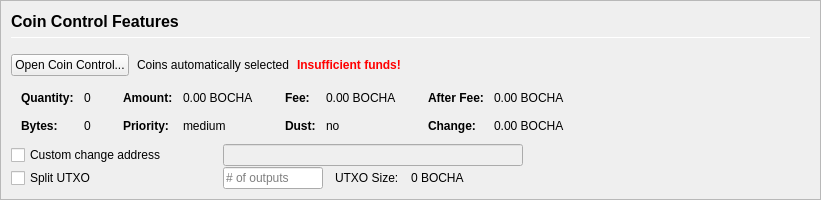
         <widget class="QFrame" name="frameCoinControl">
          <property name="sizePolicy">
           <sizepolicy hsizetype="Expanding" vsizetype="Expanding">
            <horstretch>0</horstretch>
            <verstretch>0</verstretch>
           </sizepolicy>
          </property>
          <property name="maximumSize">
           <size>
            <width>16777215</width>
            <height>16777215</height>
           </size>
          </property>
          <property name="frameShape">
           <enum>QFrame::StyledPanel</enum>
          </property>
          <property name="frameShadow">
           <enum>QFrame::Sunken</enum>
          </property>
          <layout class="QVBoxLayout" name="verticalLayoutCoinControl2">
           <property name="spacing">
            <number>0</number>
           </property>
           <property name="leftMargin">
            <number>0</number>
           </property>
           <property name="topMargin">
            <number>0</number>
           </property>
           <property name="rightMargin">
            <number>0</number>
           </property>
           <property name="bottomMargin">
            <number>0</number>
           </property>
           <item>
            <widget class="QFrame" name="frameCoinControl_BG">
             <layout class="QVBoxLayout" name="verticalLayoutCoinControl" stretch="0,0,0,0,0,0">
              <property name="spacing">
               <number>1</number>
              </property>
              <property name="leftMargin">
               <number>10</number>
              </property>
              <property name="topMargin">
               <number>10</number>
              </property>
              <item>
               <layout class="QHBoxLayout" name="horizontalLayoutCoinControl1">
                <property name="bottomMargin">
                 <number>15</number>
                </property>
                <item>
                 <layout class="QVBoxLayout" name="verticalLayout_3">
                  <property name="spacing">
                   <number>6</number>
                  </property>
                  <item>
                   <widget class="QLabel" name="labelCoinControlFeatures">
                    <property name="sizePolicy">
                     <sizepolicy hsizetype="Preferred" vsizetype="Maximum">
                      <horstretch>0</horstretch>
                      <verstretch>0</verstretch>
                     </sizepolicy>
                    </property>
                    <property name="minimumSize">
                     <size>
                      <width>0</width>
                      <height>20</height>
                     </size>
                    </property>
                    <property name="font">
                     <font>
                      <pointsize>12</pointsize>
                      <weight>75</weight>
                      <bold>true</bold>
                     </font>
                    </property>
                    <property name="styleSheet">
                     <string notr="true">font-weight:bold;</string>
                    </property>
                    <property name="text">
                     <string>Coin Control Features</string>
                    </property>
                   </widget>
                  </item>
                  <item>
                   <widget class="Line" name="line">
                    <property name="minimumSize">
                     <size>
                      <width>0</width>
                      <height>1</height>
                     </size>
                    </property>
                    <property name="maximumSize">
                     <size>
                      <width>16777215</width>
                      <height>1</height>
                     </size>
                    </property>
                    <property name="orientation">
                     <enum>Qt::Horizontal</enum>
                    </property>
                   </widget>
                  </item>
                 </layout>
                </item>
               </layout>
              </item>
              <item>
               <layout class="QHBoxLayout" name="horizontalLayoutCoinControl2" stretch="0,0,0,0">
                <property name="spacing">
                 <number>8</number>
                </property>
                <property name="bottomMargin">
                 <number>10</number>
                </property>
                <item>
                 <widget class="QPushButton" name="pushButtonCoinControl">
                  <property name="styleSheet">
                   <string notr="true"/>
                  </property>
                  <property name="text">
                   <string>Open Coin Control...</string>
                  </property>
                  <property name="autoDefault">
                   <bool>false</bool>
                  </property>
                 </widget>
                </item>
                <item>
                 <widget class="QLabel" name="labelCoinControlAutomaticallySelected">
                  <property name="text">
                   <string>Coins automatically selected</string>
                  </property>
                  <property name="margin">
                   <number>5</number>
                  </property>
                 </widget>
                </item>
                <item>
                 <widget class="QLabel" name="labelCoinControlInsuffFunds">
                  <property name="font">
                   <font>
                    <weight>75</weight>
                    <bold>true</bold>
                   </font>
                  </property>
                  <property name="styleSheet">
                   <string notr="true">color:red;font-weight:bold;</string>
                  </property>
                  <property name="text">
                   <string>Insufficient funds!</string>
                  </property>
                  <property name="margin">
                   <number>5</number>
                  </property>
                 </widget>
                </item>
                <item>
                 <spacer name="horizontalSpacerCoinControl">
                  <property name="orientation">
                   <enum>Qt::Horizontal</enum>
                  </property>
                  <property name="sizeHint" stdset="0">
                   <size>
                    <width>40</width>
                    <height>1</height>
                   </size>
                  </property>
                 </spacer>
                </item>
               </layout>
              </item>
              <item>
               <widget class="QWidget" name="widgetCoinControl" native="true">
                <property name="sizePolicy">
                 <sizepolicy hsizetype="Preferred" vsizetype="Preferred">
                  <horstretch>0</horstretch>
                  <verstretch>0</verstretch>
                 </sizepolicy>
                </property>
                <property name="minimumSize">
                 <size>
                  <width>0</width>
                  <height>0</height>
                 </size>
                </property>
                <property name="styleSheet">
                 <string notr="true"/>
                </property>
                <layout class="QHBoxLayout" name="horizontalLayoutCoinControl5">
                 <property name="leftMargin">
                  <number>0</number>
                 </property>
                 <property name="topMargin">
                  <number>0</number>
                 </property>
                 <property name="rightMargin">
                  <number>0</number>
                 </property>
                 <property name="bottomMargin">
                  <number>0</number>
                 </property>
                 <item>
                  <layout class="QHBoxLayout" name="horizontalLayoutCoinControl3" stretch="0,0,0,1">
                   <property name="spacing">
                    <number>20</number>
                   </property>
                   <property name="topMargin">
                    <number>0</number>
                   </property>
                   <property name="bottomMargin">
                    <number>10</number>
                   </property>
                   <item>
                    <layout class="QFormLayout" name="formLayoutCoinControl1">
                     <property name="horizontalSpacing">
                      <number>10</number>
                     </property>
                     <property name="verticalSpacing">
                      <number>14</number>
                     </property>
                     <property name="leftMargin">
                      <number>10</number>
                     </property>
                     <property name="topMargin">
                      <number>4</number>
                     </property>
                     <property name="rightMargin">
                      <number>6</number>
                     </property>
                     <item row="0" column="0">
                      <widget class="QLabel" name="labelCoinControlQuantityText">
                       <property name="font">
                        <font>
                         <weight>75</weight>
                         <bold>true</bold>
                        </font>
                       </property>
                       <property name="text">
                        <string>Quantity:</string>
                       </property>
                       <property name="margin">
                        <number>0</number>
                       </property>
                      </widget>
                     </item>
                     <item row="0" column="1">
                      <widget class="QLabel" name="labelCoinControlQuantity">
                       <property name="cursor">
                        <cursorShape>IBeamCursor</cursorShape>
                       </property>
                       <property name="contextMenuPolicy">
                        <enum>Qt::ActionsContextMenu</enum>
                       </property>
                       <property name="text">
                        <string notr="true">0</string>
                       </property>
                       <property name="margin">
                        <number>0</number>
                       </property>
                       <property name="textInteractionFlags">
                        <set>Qt::LinksAccessibleByMouse|Qt::TextSelectableByKeyboard|Qt::TextSelectableByMouse</set>
                       </property>
                      </widget>
                     </item>
                     <item row="1" column="0">
                      <widget class="QLabel" name="labelCoinControlBytesText">
                       <property name="font">
                        <font>
                         <weight>75</weight>
                         <bold>true</bold>
                        </font>
                       </property>
                       <property name="text">
                        <string>Bytes:</string>
                       </property>
                      </widget>
                     </item>
                     <item row="1" column="1">
                      <widget class="QLabel" name="labelCoinControlBytes">
                       <property name="cursor">
                        <cursorShape>IBeamCursor</cursorShape>
                       </property>
                       <property name="contextMenuPolicy">
                        <enum>Qt::ActionsContextMenu</enum>
                       </property>
                       <property name="text">
                        <string notr="true">0</string>
                       </property>
                       <property name="textInteractionFlags">
                        <set>Qt::LinksAccessibleByMouse|Qt::TextSelectableByKeyboard|Qt::TextSelectableByMouse</set>
                       </property>
                      </widget>
                     </item>
                    </layout>
                   </item>
                   <item>
                    <layout class="QFormLayout" name="formLayoutCoinControl2">
                     <property name="horizontalSpacing">
                      <number>10</number>
                     </property>
                     <property name="verticalSpacing">
                      <number>14</number>
                     </property>
                     <property name="leftMargin">
                      <number>6</number>
                     </property>
                     <property name="topMargin">
                      <number>4</number>
                     </property>
                     <property name="rightMargin">
                      <number>6</number>
                     </property>
                     <item row="0" column="0">
                      <widget class="QLabel" name="labelCoinControlAmountText">
                       <property name="font">
                        <font>
                         <weight>75</weight>
                         <bold>true</bold>
                        </font>
                       </property>
                       <property name="text">
                        <string>Amount:</string>
                       </property>
                       <property name="margin">
                        <number>0</number>
                       </property>
                      </widget>
                     </item>
                     <item row="0" column="1">
                      <widget class="QLabel" name="labelCoinControlAmount">
                       <property name="cursor">
                        <cursorShape>IBeamCursor</cursorShape>
                       </property>
                       <property name="contextMenuPolicy">
                        <enum>Qt::ActionsContextMenu</enum>
                       </property>
                       <property name="text">
                        <string notr="true">0.00 BOCHA</string>
                       </property>
                       <property name="textInteractionFlags">
                        <set>Qt::LinksAccessibleByMouse|Qt::TextSelectableByKeyboard|Qt::TextSelectableByMouse</set>
                       </property>
                      </widget>
                     </item>
                     <item row="1" column="0">
                      <widget class="QLabel" name="labelCoinControlPriorityText">
                       <property name="font">
                        <font>
                         <weight>75</weight>
                         <bold>true</bold>
                        </font>
                       </property>
                       <property name="text">
                        <string>Priority:</string>
                       </property>
                      </widget>
                     </item>
                     <item row="1" column="1">
                      <widget class="QLabel" name="labelCoinControlPriority">
                       <property name="cursor">
                        <cursorShape>IBeamCursor</cursorShape>
                       </property>
                       <property name="contextMenuPolicy">
                        <enum>Qt::ActionsContextMenu</enum>
                       </property>
                       <property name="text">
                        <string>medium</string>
                       </property>
                       <property name="textInteractionFlags">
                        <set>Qt::LinksAccessibleByMouse|Qt::TextSelectableByKeyboard|Qt::TextSelectableByMouse</set>
                       </property>
                      </widget>
                     </item>
                    </layout>
                   </item>
                   <item>
                    <layout class="QFormLayout" name="formLayoutCoinControl3">
                     <property name="horizontalSpacing">
                      <number>10</number>
                     </property>
                     <property name="verticalSpacing">
                      <number>14</number>
                     </property>
                     <property name="leftMargin">
                      <number>6</number>
                     </property>
                     <property name="topMargin">
                      <number>4</number>
                     </property>
                     <property name="rightMargin">
                      <number>6</number>
                     </property>
                     <item row="0" column="0">
                      <widget class="QLabel" name="labelCoinControlFeeText">
                       <property name="font">
                        <font>
                         <weight>75</weight>
                         <bold>true</bold>
                        </font>
                       </property>
                       <property name="text">
                        <string>Fee:</string>
                       </property>
                       <property name="margin">
                        <number>0</number>
                       </property>
                      </widget>
                     </item>
                     <item row="0" column="1">
                      <widget class="QLabel" name="labelCoinControlFee">
                       <property name="cursor">
                        <cursorShape>IBeamCursor</cursorShape>
                       </property>
                       <property name="contextMenuPolicy">
                        <enum>Qt::ActionsContextMenu</enum>
                       </property>
                       <property name="text">
                        <string notr="true">0.00 BOCHA</string>
                       </property>
                       <property name="textInteractionFlags">
                        <set>Qt::LinksAccessibleByMouse|Qt::TextSelectableByKeyboard|Qt::TextSelectableByMouse</set>
                       </property>
                      </widget>
                     </item>
                     <item row="1" column="0">
                      <widget class="QLabel" name="labelCoinControlLowOutputText">
                       <property name="font">
                        <font>
                         <weight>75</weight>
                         <bold>true</bold>
                        </font>
                       </property>
                       <property name="text">
                        <string>Dust:</string>
                       </property>
                      </widget>
                     </item>
                     <item row="1" column="1">
                      <widget class="QLabel" name="labelCoinControlLowOutput">
                       <property name="cursor">
                        <cursorShape>IBeamCursor</cursorShape>
                       </property>
                       <property name="contextMenuPolicy">
                        <enum>Qt::ActionsContextMenu</enum>
                       </property>
                       <property name="text">
                        <string>no</string>
                       </property>
                       <property name="textInteractionFlags">
                        <set>Qt::LinksAccessibleByMouse|Qt::TextSelectableByKeyboard|Qt::TextSelectableByMouse</set>
                       </property>
                      </widget>
                     </item>
                    </layout>
                   </item>
                   <item>
                    <layout class="QFormLayout" name="formLayoutCoinControl4">
                     <property name="horizontalSpacing">
                      <number>10</number>
                     </property>
                     <property name="verticalSpacing">
                      <number>14</number>
                     </property>
                     <property name="leftMargin">
                      <number>6</number>
                     </property>
                     <property name="topMargin">
                      <number>4</number>
                     </property>
                     <property name="rightMargin">
                      <number>6</number>
                     </property>
                     <item row="0" column="0">
                      <widget class="QLabel" name="labelCoinControlAfterFeeText">
                       <property name="font">
                        <font>
                         <weight>75</weight>
                         <bold>true</bold>
                        </font>
                       </property>
                       <property name="text">
                        <string>After Fee:</string>
                       </property>
                       <property name="margin">
                        <number>0</number>
                       </property>
                      </widget>
                     </item>
                     <item row="0" column="1">
                      <widget class="QLabel" name="labelCoinControlAfterFee">
                       <property name="cursor">
                        <cursorShape>IBeamCursor</cursorShape>
                       </property>
                       <property name="contextMenuPolicy">
                        <enum>Qt::ActionsContextMenu</enum>
                       </property>
                       <property name="text">
                        <string notr="true">0.00 BOCHA</string>
                       </property>
                       <property name="textInteractionFlags">
                        <set>Qt::LinksAccessibleByMouse|Qt::TextSelectableByKeyboard|Qt::TextSelectableByMouse</set>
                       </property>
                      </widget>
                     </item>
                     <item row="1" column="0">
                      <widget class="QLabel" name="labelCoinControlChangeText">
                       <property name="font">
                        <font>
                         <weight>75</weight>
                         <bold>true</bold>
                        </font>
                       </property>
                       <property name="text">
                        <string>Change:</string>
                       </property>
                      </widget>
                     </item>
                     <item row="1" column="1">
                      <widget class="QLabel" name="labelCoinControlChange">
                       <property name="cursor">
                        <cursorShape>IBeamCursor</cursorShape>
                       </property>
                       <property name="contextMenuPolicy">
                        <enum>Qt::ActionsContextMenu</enum>
                       </property>
                       <property name="text">
                        <string notr="true">0.00 BOCHA</string>
                       </property>
                       <property name="textInteractionFlags">
                        <set>Qt::LinksAccessibleByMouse|Qt::TextSelectableByKeyboard|Qt::TextSelectableByMouse</set>
                       </property>
                      </widget>
                     </item>
                    </layout>
                   </item>
                  </layout>
                 </item>
                </layout>
               </widget>
              </item>
              <item>
               <layout class="QHBoxLayout" name="horizontalLayoutCoinControl4">
                <property name="spacing">
                 <number>12</number>
                </property>
                <property name="sizeConstraint">
                 <enum>QLayout::SetDefaultConstraint</enum>
                </property>
                <property name="topMargin">
                 <number>0</number>
                </property>
                <property name="rightMargin">
                 <number>0</number>
                </property>
                <item>
                 <widget class="QCheckBox" name="checkBoxCoinControlChange">
                  <property name="sizePolicy">
                   <sizepolicy hsizetype="Preferred" vsizetype="Preferred">
                    <horstretch>0</horstretch>
                    <verstretch>0</verstretch>
                   </sizepolicy>
                  </property>
                  <property name="minimumSize">
                   <size>
                    <width>200</width>
                    <height>0</height>
                   </size>
                  </property>
                  <property name="maximumSize">
                   <size>
                    <width>200</width>
                    <height>16777215</height>
                   </size>
                  </property>
                  <property name="toolTip">
                   <string>If this is activated, but the change address is empty or invalid, change will be sent to a newly generated address.</string>
                  </property>
                  <property name="text">
                   <string>Custom change address</string>
                  </property>
                 </widget>
                </item>
                <item>
                 <widget class="QValidatedLineEdit" name="lineEditCoinControlChange">
                  <property name="enabled">
                   <bool>false</bool>
                  </property>
                  <property name="sizePolicy">
                   <sizepolicy hsizetype="Preferred" vsizetype="Preferred">
                    <horstretch>0</horstretch>
                    <verstretch>0</verstretch>
                   </sizepolicy>
                  </property>
                  <property name="minimumSize">
                   <size>
                    <width>300</width>
                    <height>0</height>
                   </size>
                  </property>
                 </widget>
                </item>
                <item>
                 <widget class="QLabel" name="labelCoinControlChangeLabel">
                  <property name="sizePolicy">
                   <sizepolicy hsizetype="Preferred" vsizetype="Preferred">
                    <horstretch>0</horstretch>
                    <verstretch>0</verstretch>
                   </sizepolicy>
                  </property>
                  <property name="minimumSize">
                   <size>
                    <width>100</width>
                    <height>0</height>
                   </size>
                  </property>
                  <property name="text">
                   <string/>
                  </property>
                  <property name="margin">
                   <number>3</number>
                  </property>
                 </widget>
                </item>
               </layout>
              </item>
              <item>
               <layout class="QHBoxLayout" name="horizontalLayoutCoinControl6">
                <property name="spacing">
                 <number>12</number>
                </property>
                <property name="rightMargin">
                 <number>0</number>
                </property>
                <item>
                 <widget class="QCheckBox" name="splitBlockCheckBox">
                  <property name="sizePolicy">
                   <sizepolicy hsizetype="Preferred" vsizetype="Preferred">
                    <horstretch>0</horstretch>
                    <verstretch>0</verstretch>
                   </sizepolicy>
                  </property>
                  <property name="minimumSize">
                   <size>
                    <width>200</width>
                    <height>0</height>
                   </size>
                  </property>
                  <property name="maximumSize">
                   <size>
                    <width>200</width>
                    <height>16777215</height>
                   </size>
                  </property>
                  <property name="text">
                   <string>Split UTXO</string>
                  </property>
                 </widget>
                </item>
                <item>
                 <widget class="QLineEdit" name="splitBlockLineEdit">
                  <property name="sizePolicy">
                   <sizepolicy hsizetype="Preferred" vsizetype="Preferred">
                    <horstretch>50</horstretch>
                    <verstretch>0</verstretch>
                   </sizepolicy>
                  </property>
                  <property name="minimumSize">
                   <size>
                    <width>100</width>
                    <height>0</height>
                   </size>
                  </property>
                  <property name="maximumSize">
                   <size>
                    <width>100</width>
                    <height>16777215</height>
                   </size>
                  </property>
                  <property name="placeholderText">
                   <string># of outputs</string>
                  </property>
                 </widget>
                </item>
                <item>
                 <widget class="QLabel" name="labelBlockSizeText">
                  <property name="text">
                   <string>UTXO Size:</string>
                  </property>
                 </widget>
                </item>
                <item>
                 <widget class="QLabel" name="labelBlockSize">
                  <property name="text">
                   <string>0 BOCHA</string>
                  </property>
                 </widget>
                </item>
                <item>
                 <spacer name="horizontalSpacer_7">
                  <property name="orientation">
                   <enum>Qt::Horizontal</enum>
                  </property>
                  <property name="sizeHint" stdset="0">
                   <size>
                    <width>40</width>
                    <height>20</height>
                   </size>
                  </property>
                 </spacer>
                </item>
               </layout>
              </item>
              <item>
               <spacer name="verticalSpacerCoinControl">
                <property name="orientation">
                 <enum>Qt::Vertical</enum>
                </property>
                <property name="sizeHint" stdset="0">
                 <size>
                  <width>800</width>
                  <height>1</height>
                 </size>
                </property>
               </spacer>
              </item>
             </layout>
            </widget>
           </item>
          </layout>
         </widget>
